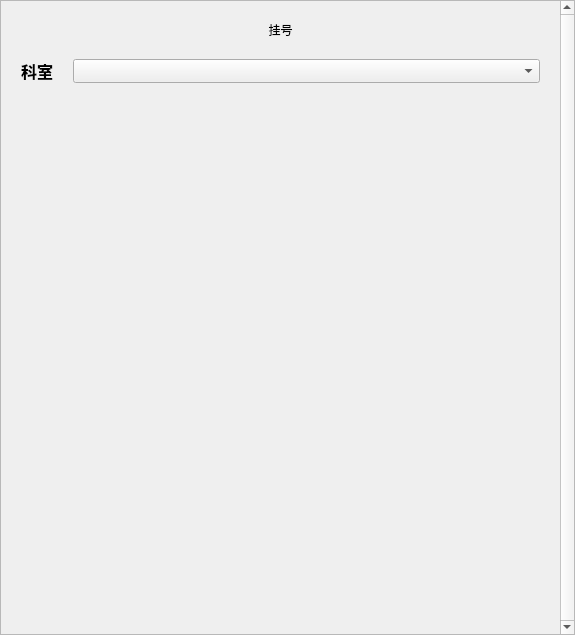
<?xml version="1.0" encoding="UTF-8"?>
<ui version="4.0">
 <class>RegisterPage</class>
 <widget class="QWidget" name="RegisterPage">
  <property name="geometry">
   <rect>
    <x>0</x>
    <y>0</y>
    <width>575</width>
    <height>635</height>
   </rect>
  </property>
  <property name="windowTitle">
   <string>Form</string>
  </property>
  <layout class="QVBoxLayout" name="verticalLayout">
   <property name="spacing">
    <number>0</number>
   </property>
   <property name="leftMargin">
    <number>0</number>
   </property>
   <property name="topMargin">
    <number>0</number>
   </property>
   <property name="rightMargin">
    <number>0</number>
   </property>
   <property name="bottomMargin">
    <number>0</number>
   </property>
   <item>
    <widget class="QScrollArea" name="scrollArea">
     <property name="sizePolicy">
      <sizepolicy hsizetype="Expanding" vsizetype="Expanding">
       <horstretch>0</horstretch>
       <verstretch>0</verstretch>
      </sizepolicy>
     </property>
     <property name="verticalScrollBarPolicy">
      <enum>Qt::ScrollBarAlwaysOn</enum>
     </property>
     <property name="sizeAdjustPolicy">
      <enum>QAbstractScrollArea::AdjustIgnored</enum>
     </property>
     <property name="widgetResizable">
      <bool>true</bool>
     </property>
     <widget class="QWidget" name="scrollAreaWidgetContents">
      <property name="enabled">
       <bool>true</bool>
      </property>
      <property name="geometry">
       <rect>
        <x>0</x>
        <y>0</y>
        <width>559</width>
        <height>633</height>
       </rect>
      </property>
      <property name="sizePolicy">
       <sizepolicy hsizetype="Expanding" vsizetype="Expanding">
        <horstretch>0</horstretch>
        <verstretch>0</verstretch>
       </sizepolicy>
      </property>
      <layout class="QVBoxLayout" name="verticalLayout_3">
       <property name="spacing">
        <number>20</number>
       </property>
       <property name="leftMargin">
        <number>20</number>
       </property>
       <property name="topMargin">
        <number>20</number>
       </property>
       <property name="rightMargin">
        <number>20</number>
       </property>
       <property name="bottomMargin">
        <number>20</number>
       </property>
       <item>
        <widget class="QLabel" name="HeaderLabel">
         <property name="text">
          <string>挂号</string>
         </property>
         <property name="alignment">
          <set>Qt::AlignCenter</set>
         </property>
        </widget>
       </item>
       <item>
        <layout class="QHBoxLayout" name="horizontalLayout_3">
         <item>
          <widget class="QLabel" name="label">
           <property name="font">
            <font>
             <pointsize>12</pointsize>
             <weight>75</weight>
             <bold>true</bold>
            </font>
           </property>
           <property name="text">
            <string>科室</string>
           </property>
          </widget>
         </item>
         <item>
          <widget class="QComboBox" name="DepartmentInput">
           <property name="sizePolicy">
            <sizepolicy hsizetype="Expanding" vsizetype="Preferred">
             <horstretch>0</horstretch>
             <verstretch>0</verstretch>
            </sizepolicy>
           </property>
          </widget>
         </item>
        </layout>
       </item>
       <item>
        <layout class="QGridLayout" name="DoctorCardList" rowstretch="0" columnstretch="0">
         <property name="sizeConstraint">
          <enum>QLayout::SetMinAndMaxSize</enum>
         </property>
         <property name="spacing">
          <number>10</number>
         </property>
        </layout>
       </item>
       <item>
        <spacer name="verticalSpacer">
         <property name="orientation">
          <enum>Qt::Vertical</enum>
         </property>
         <property name="sizeHint" stdset="0">
          <size>
           <width>20</width>
           <height>40</height>
          </size>
         </property>
        </spacer>
       </item>
      </layout>
     </widget>
    </widget>
   </item>
  </layout>
 </widget>
 <resources/>
 <connections/>
</ui>
